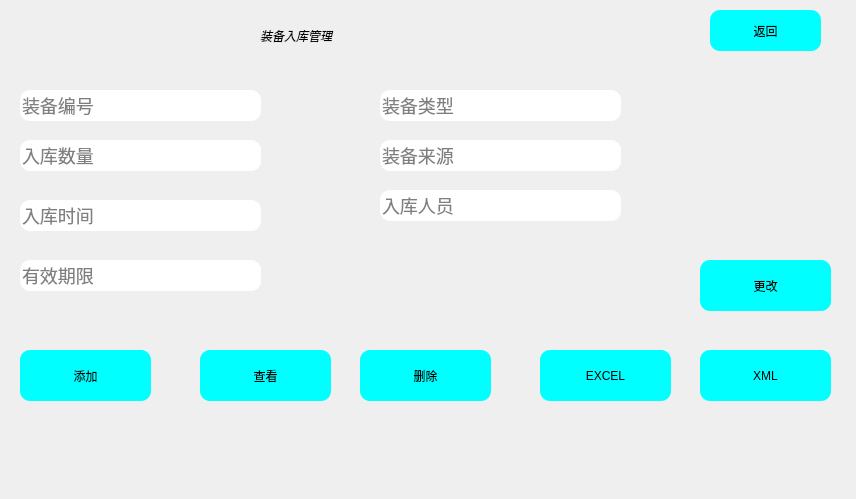
<?xml version="1.0" encoding="UTF-8"?>
<ui version="4.0">
 <class>EquipmentStorage</class>
 <widget class="QDialog" name="EquipmentStorage">
  <property name="geometry">
   <rect>
    <x>0</x>
    <y>0</y>
    <width>856</width>
    <height>499</height>
   </rect>
  </property>
  <property name="windowTitle">
   <string>Dialog</string>
  </property>
  <widget class="QLabel" name="label">
   <property name="geometry">
    <rect>
     <x>260</x>
     <y>10</y>
     <width>201</width>
     <height>51</height>
    </rect>
   </property>
   <property name="styleSheet">
    <string notr="true">font: 700 16pt &quot;Microsoft YaHei UI&quot;;
background:rgba(85,170,225,0);
	font-style: italic bold;
	font size:14px;</string>
   </property>
   <property name="text">
    <string>装备入库管理</string>
   </property>
  </widget>
  <widget class="QPushButton" name="btn_return">
   <property name="geometry">
    <rect>
     <x>710</x>
     <y>10</y>
     <width>111</width>
     <height>41</height>
    </rect>
   </property>
   <property name="styleSheet">
    <string notr="true">background:#00FFFF;
	border-style:outset;
	border-radius:10px;</string>
   </property>
   <property name="text">
    <string>返回</string>
   </property>
  </widget>
  <widget class="QPushButton" name="btn_XML">
   <property name="geometry">
    <rect>
     <x>700</x>
     <y>350</y>
     <width>131</width>
     <height>51</height>
    </rect>
   </property>
   <property name="styleSheet">
    <string notr="true">background:#00FFFF;
	border-style:outset;
	border-radius:10px;</string>
   </property>
   <property name="text">
    <string>XML</string>
   </property>
  </widget>
  <widget class="QPushButton" name="btn_EXCEL">
   <property name="geometry">
    <rect>
     <x>540</x>
     <y>350</y>
     <width>131</width>
     <height>51</height>
    </rect>
   </property>
   <property name="styleSheet">
    <string notr="true">background:#00FFFF;
	border-style:outset;
	border-radius:10px;</string>
   </property>
   <property name="text">
    <string>EXCEL</string>
   </property>
  </widget>
  <widget class="QPushButton" name="pushButton_increment">
   <property name="geometry">
    <rect>
     <x>20</x>
     <y>350</y>
     <width>131</width>
     <height>51</height>
    </rect>
   </property>
   <property name="styleSheet">
    <string notr="true">background:#00FFFF;
	border-style:outset;
	border-radius:10px;</string>
   </property>
   <property name="text">
    <string>添加</string>
   </property>
  </widget>
  <widget class="QPushButton" name="btn_look">
   <property name="geometry">
    <rect>
     <x>200</x>
     <y>350</y>
     <width>131</width>
     <height>51</height>
    </rect>
   </property>
   <property name="styleSheet">
    <string notr="true">background:#00FFFF;
	border-style:outset;
	border-radius:10px;</string>
   </property>
   <property name="text">
    <string>查看</string>
   </property>
  </widget>
  <widget class="QPushButton" name="btn_del">
   <property name="geometry">
    <rect>
     <x>360</x>
     <y>350</y>
     <width>131</width>
     <height>51</height>
    </rect>
   </property>
   <property name="styleSheet">
    <string notr="true">background:#00FFFF;
	border-style:outset;
	border-radius:10px;</string>
   </property>
   <property name="text">
    <string>删除</string>
   </property>
  </widget>
  <widget class="QLineEdit" name="lineEdit_id">
   <property name="geometry">
    <rect>
     <x>20</x>
     <y>90</y>
     <width>241</width>
     <height>31</height>
    </rect>
   </property>
   <property name="styleSheet">
    <string notr="true">color: #000000;
background-color: rgb(255, 255, 255);
	font-size:18px;
	border-style:outset;
	border-radius:10px;</string>
   </property>
   <property name="placeholderText">
    <string>装备编号</string>
   </property>
  </widget>
  <widget class="QLineEdit" name="lineEdit_time">
   <property name="geometry">
    <rect>
     <x>20</x>
     <y>200</y>
     <width>241</width>
     <height>31</height>
    </rect>
   </property>
   <property name="styleSheet">
    <string notr="true">color: #000000;
background-color: rgb(255, 255, 255);
	font-size:18px;
	border-style:outset;
	border-radius:10px;</string>
   </property>
   <property name="placeholderText">
    <string>入库时间</string>
   </property>
  </widget>
  <widget class="QLineEdit" name="lineEdit_types">
   <property name="geometry">
    <rect>
     <x>380</x>
     <y>90</y>
     <width>241</width>
     <height>31</height>
    </rect>
   </property>
   <property name="styleSheet">
    <string notr="true">color: #000000;
background-color: rgb(255, 255, 255);
	font-size:18px;
	border-style:outset;
	border-radius:10px;</string>
   </property>
   <property name="placeholderText">
    <string>装备类型</string>
   </property>
  </widget>
  <widget class="QLineEdit" name="lineEdit_number">
   <property name="geometry">
    <rect>
     <x>20</x>
     <y>140</y>
     <width>241</width>
     <height>31</height>
    </rect>
   </property>
   <property name="styleSheet">
    <string notr="true">color: #000000;
background-color: rgb(255, 255, 255);
	font-size:18px;
	border-style:outset;
	border-radius:10px;</string>
   </property>
   <property name="placeholderText">
    <string>入库数量</string>
   </property>
  </widget>
  <widget class="QLineEdit" name="lineEdit_personnel">
   <property name="geometry">
    <rect>
     <x>380</x>
     <y>190</y>
     <width>241</width>
     <height>31</height>
    </rect>
   </property>
   <property name="styleSheet">
    <string notr="true">color: #000000;
background-color: rgb(255, 255, 255);
	font-size:18px;
	border-style:outset;
	border-radius:10px;</string>
   </property>
   <property name="placeholderText">
    <string>入库人员</string>
   </property>
  </widget>
  <widget class="QLineEdit" name="lineEdit_source">
   <property name="geometry">
    <rect>
     <x>380</x>
     <y>140</y>
     <width>241</width>
     <height>31</height>
    </rect>
   </property>
   <property name="styleSheet">
    <string notr="true">color: #000000;
background-color: rgb(255, 255, 255);
	font-size:18px;
	border-style:outset;
	border-radius:10px;</string>
   </property>
   <property name="placeholderText">
    <string>装备来源</string>
   </property>
  </widget>
  <widget class="QLineEdit" name="lineEdit_valid">
   <property name="geometry">
    <rect>
     <x>20</x>
     <y>260</y>
     <width>241</width>
     <height>31</height>
    </rect>
   </property>
   <property name="styleSheet">
    <string notr="true">color: #000000;
background-color: rgb(255, 255, 255);
	font-size:18px;
	border-style:outset;
	border-radius:10px;</string>
   </property>
   <property name="placeholderText">
    <string>有效期限</string>
   </property>
  </widget>
  <widget class="QPushButton" name="btn_modify">
   <property name="geometry">
    <rect>
     <x>700</x>
     <y>260</y>
     <width>131</width>
     <height>51</height>
    </rect>
   </property>
   <property name="styleSheet">
    <string notr="true">background:#00FFFF;
	border-style:outset;
	border-radius:10px;</string>
   </property>
   <property name="text">
    <string>更改</string>
   </property>
  </widget>
 </widget>
 <resources/>
 <connections/>
</ui>
